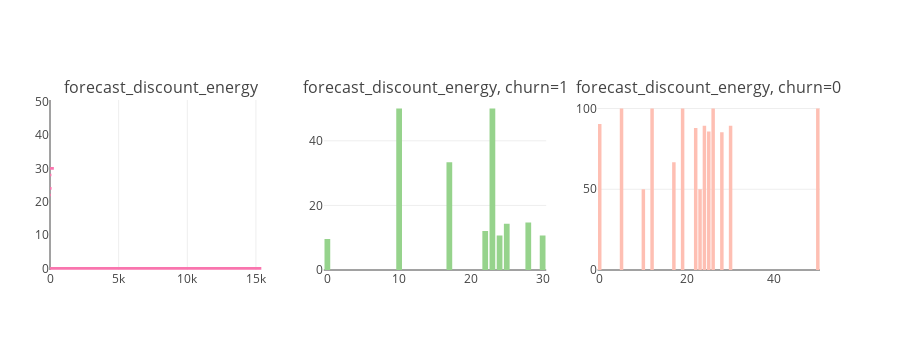

Here is the notebook cell this chart was saved with:
### Code cell
tr0 = bar_hor(train, "forecast_discount_energy", "Distribution of forecast_discount_energy Variable" ,"#f975ae", w=700, lm=100, return_trace= True)
tr1, tr2 = gp('forecast_discount_energy', 'Distribution of churn with forecast_discount_energy')

fig = tools.make_subplots(rows=1, cols=3, print_grid=False, subplot_titles = ["forecast_discount_energy" , "forecast_discount_energy, churn=1" ,"forecast_discount_energy, churn=0"])
fig.append_trace(tr0, 1, 1);
fig.append_trace(tr1, 1, 2);
fig.append_trace(tr2, 1, 3);
fig['layout'].update(height=350, showlegend=False, margin=dict(l=50));
iplot(fig);

### Figure 1 — Plotly figure (JSON) as saved in the notebook; plotly's stock layout.template omitted (floating-point values rounded to 4 significant figures)
{"data": [{"marker": {"color": "#f975ae"}, "orientation": "h", "type": "bar", "x": [1, 1, 2, 2, 2, 3, 4, 5, 7, 58, 102, 112, 280, 15391], "xaxis": "x1", "y": [5, 12, 10, 23, 50, 17, 19, 26, 25, 22, 28, 24, 30, 0], "yaxis": "y1"}, {"marker": {"color": "#96D38C"}, "name": "churn : 1", "type": "bar", "x": [0, 30, 28, 24, 22, 23, 25, 17, 10], "xaxis": "x2", "y": [9.623, 10.71, 14.71, 10.71, 12.07, 50, 14.29, 33.33, 50], "yaxis": "y2"}, {"marker": {"color": "#FEBFB3"}, "name": "churn : 0", "type": "bar", "x": [0, 30, 24, 28, 22, 25, 26, 19, 17, 50, 23, 12, 10, 5], "xaxis": "x3", "y": [90.38, 89.29, 89.29, 85.29, 87.93, 85.71, 100, 100, 66.67, 100, 50, 100, 50, 100], "yaxis": "y3"}], "layout": {"annotations": [{"font": {"size": 16}, "showarrow": false, "text": "forecast_discount_energy", "x": 0.1444, "xanchor": "center", "xref": "paper", "y": 1, "yanchor": "bottom", "yref": "paper"}, {"font": {"size": 16}, "showarrow": false, "text": "forecast_discount_energy, churn=1", "x": 0.5, "xanchor": "center", "xref": "paper", "y": 1, "yanchor": "bottom", "yref": "paper"}, {"font": {"size": 16}, "showarrow": false, "text": "forecast_discount_energy, churn=0", "x": 0.8556, "xanchor": "center", "xref": "paper", "y": 1, "yanchor": "bottom", "yref": "paper"}], "height": 350, "margin": {"l": 50}, "showlegend": false, "xaxis1": {"anchor": "y1", "domain": [0, 0.2889]}, "xaxis2": {"anchor": "y2", "domain": [0.3556, 0.6444]}, "xaxis3": {"anchor": "y3", "domain": [0.7111, 1]}, "yaxis1": {"anchor": "x1", "domain": [0, 1]}, "yaxis2": {"anchor": "x2", "domain": [0, 1]}, "yaxis3": {"anchor": "x3", "domain": [0, 1]}}}
